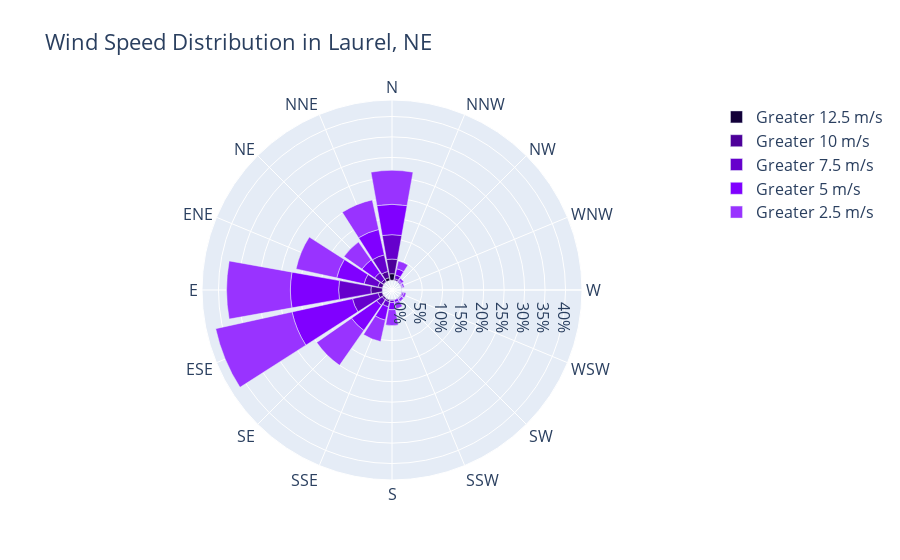

Source (notebook cell):
### Code cell
figure4.show()

### Figure 1 — Plotly figure (JSON) as saved in the notebook; plotly's stock layout.template omitted (floating-point values rounded to 4 significant figures)
{"data": [{"marker": {"color": "rgb(18, 0, 57)"}, "name": "Greater 12.5 m/s", "r": [1.605, 0.7001, 0.1366, 0.01708, -0.01708, 0.08538, 0.06831, 0.1366, -0.01708, 0, 0.01708, -0.01708, -0.01708, -0.01708, -0.01708, 0.06831], "theta": ["N", "NNE", "NE", "ENE", "E", "ESE", "SE", "SSE", "S", "SSW", "SW", "WSW", "W", "WNW", "NW", "NNW"], "type": "barpolar"}, {"marker": {"color": "rgb(77, 0, 153)"}, "name": "Greater 10 m/s", "r": [3.569, 1.554, 0.6148, 1.093, 2.783, 0.9904, 0.4611, 0.4098, 0.1708, 0, 0.1025, 0.1025, -0.01708, -0.01708, -0.01708, 0.3757], "theta": ["N", "NNE", "NE", "ENE", "E", "ESE", "SE", "SSE", "S", "SSW", "SW", "WSW", "W", "WNW", "NW", "NNW"], "type": "barpolar"}, {"marker": {"color": "rgb(102, 0, 204)"}, "name": "Greater 7.5 m/s", "r": [5.96, 4.15, 2.015, 3.484, 7.889, 6.421, 1.656, 1.247, 0.5294, 0.1025, 0.1025, 0.1708, -0.01708, 0.1537, 0.222, 0.9392], "theta": ["N", "NNE", "NE", "ENE", "E", "ESE", "SE", "SSE", "S", "SSW", "SW", "WSW", "W", "WNW", "NW", "NNW"], "type": "barpolar"}, {"marker": {"color": "rgb(128, 0, 255)"}, "name": "Greater 5 m/s", "r": [7.411, 6.352, 3.774, 6.848, 11.78, 15.11, 7.462, 3.364, 1.759, 0.6318, 0.1537, 0.3245, -0.01708, 0.1878, 0.2903, 1.554], "theta": ["N", "NNE", "NE", "ENE", "E", "ESE", "SE", "SSE", "S", "SSW", "SW", "WSW", "W", "WNW", "NW", "NNW"], "type": "barpolar"}, {"marker": {"color": "rgb(153, 51, 255)"}, "name": "Greater 2.5 m/s", "r": [8.299, 7.377, 5.345, 10.16, 15.57, 19.09, 10.38, 5.362, 3.842, 1.588, 0.666, 0.5635, 0.1025, 0.3928, 0.666, 1.895], "theta": ["N", "NNE", "NE", "ENE", "E", "ESE", "SE", "SSE", "S", "SSW", "SW", "WSW", "W", "WNW", "NW", "NNW"], "type": "barpolar"}], "layout": {"font": {"size": 16}, "legend": {"font": {"size": 16}}, "polar": {"angularaxis": {"rotation": 90}, "radialaxis": {"ticksuffix": "%"}}, "title": {"text": "Wind Speed Distribution in Laurel, NE"}}}
